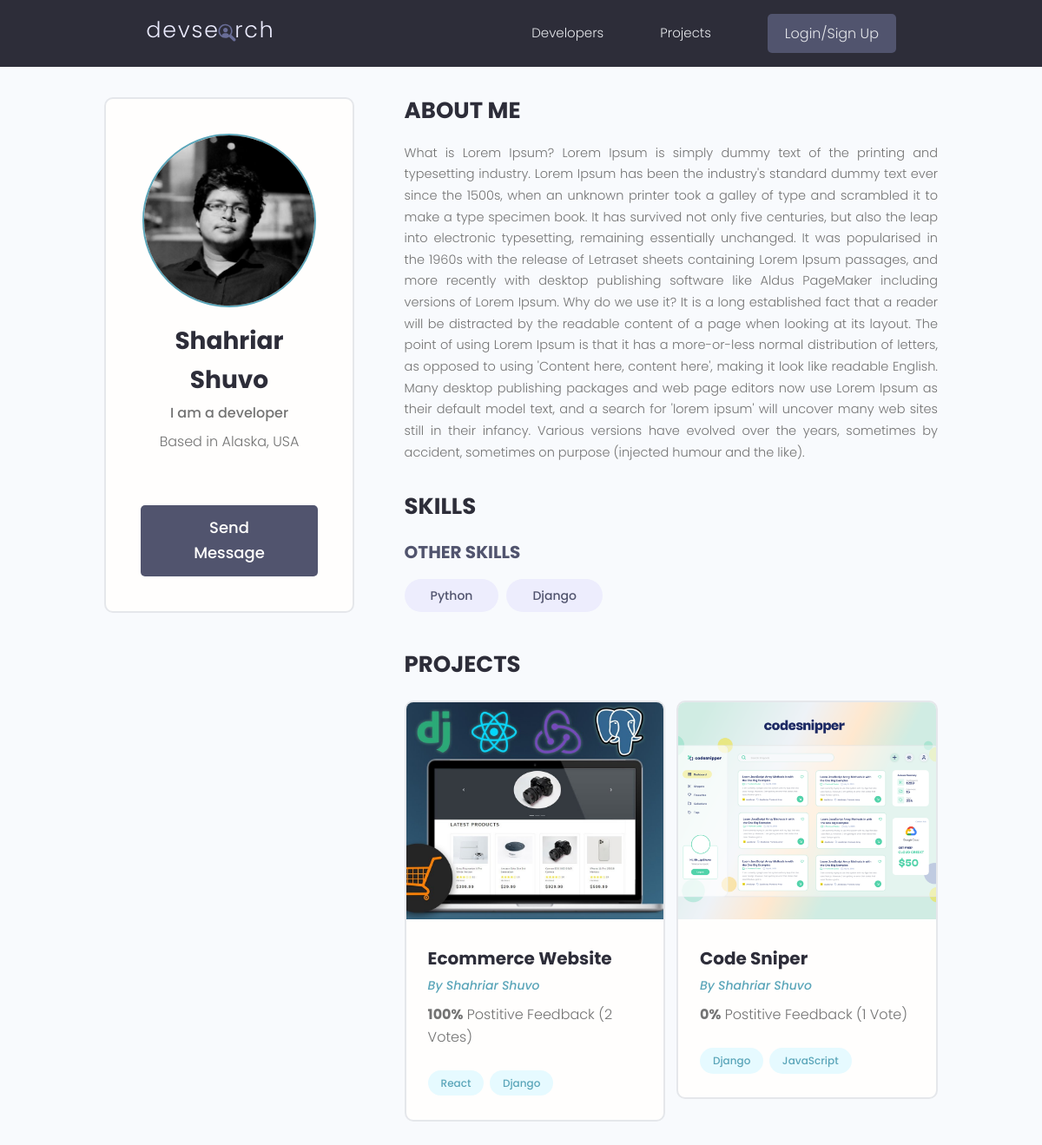
/profile/b8ca071c-c694-4010-a85d-4aa89cfddf22/, run on the app's committed database.
### users/models.py (models this page shows, shortened)
class Profile(models.Model):
    user = models.OneToOneField(
        User, on_delete=models.CASCADE, null=True, blank=True)
    name = models.CharField(max_length=200, blank=True, null=True)
    email = models.EmailField(max_length=500, blank=True, null=True)
    username = models.CharField(max_length=200, blank=True, null=True)
    location = models.CharField(max_length=200, blank=True, null=True)
    short_intro = models.CharField(max_length=200, blank=True, null=True)
    bio = models.TextField(blank=True, null=True)
    profile_image = models.ImageField(
        null=True, blank=True, upload_to='profiles/', default="profiles/user-default.png")
    social_github = models.CharField(max_length=200, blank=True, null=True)
    social_twitter = models.CharField(max_length=200, blank=True, null=True)
    social_linkedin = models.CharField(max_length=200, blank=True, null=True)
    social_youtube = models.CharField(max_length=200, blank=True, null=True)
    social_website = models.CharField(max_length=200, blank=True, null=True)
    created = models.DateTimeField(auto_now_add=True)
    id = models.UUIDField(default=uuid.uuid4, unique=True,
                          primary_key=True, editable=False)
    class Meta:
        ordering = ['created']
    @property
    def imageURL(self):
        try:
            url = self.profile_image.url
        except:
            url = ''
        return url

class Skill(models.Model):
    owner = models.ForeignKey(
        Profile, on_delete=models.CASCADE, null=True, blank=True)
    name = models.CharField(max_length=200, blank=True, null=True)
    description = models.TextField(null=True, blank=True)
    created = models.DateTimeField(auto_now_add=True)
    id = models.UUIDField(default=uuid.uuid4, unique=True,
                          primary_key=True, editable=False)
    def __str__(self):
        return str(self.name)

### projects/models.py (models this page shows, shortened)
class Project(models.Model):
    owner = models.ForeignKey(
        Profile, null=True, blank=True, on_delete=models.CASCADE)
    title = models.CharField(max_length=200)
    description = models.TextField(null=True, blank=True)
    featured_image = models.ImageField(
        null=True, blank=True, default="default.jpg")
    demo_link = models.CharField(max_length=2000, null=True, blank=True)
    source_link = models.CharField(max_length=2000, null=True, blank=True)
    tags = models.ManyToManyField('Tag', blank=True)
    vote_total = models.IntegerField(default=0, null=True, blank=True)
    vote_ratio = models.IntegerField(default=0, null=True, blank=True)
    created = models.DateTimeField(auto_now_add=True)
    id = models.UUIDField(default=uuid.uuid4, unique=True,
                          primary_key=True, editable=False)
    class Meta:
        ordering = ['-vote_ratio', '-vote_total', 'title']
    @property
    def imageURL(self):
        try:
            url = self.featured_image.url
        except:
            url = ''
        return url

class Tag(models.Model):
    name = models.CharField(max_length=200)
    created = models.DateTimeField(auto_now_add=True)
    id = models.UUIDField(default=uuid.uuid4, unique=True,
                          primary_key=True, editable=False)
    def __str__(self):
        return self.name

### users/views.py (the view)
# urls.py: path('profile/<str:pk>/', views.userProfile, name="user-profile"),
def userProfile(request, pk):
    profile = Profile.objects.get(id=pk)
    topSkills = profile.skill_set.exclude(description__exact="")
    otherSkills = profile.skill_set.filter(description="")
    context = {'profile': profile, 'topSkills': topSkills,
               "otherSkills": otherSkills}
    return render(request, 'users/user-profile.html', context)

### users/templates/users/user-profile.html (shortened to what this page needs)
{% extends 'main.html' %}
{% block content %}
<main class="profile my-md">
    <div class="container">
        <div class="layout">
            <div class="column column--1of3">
                <div class="card text-center">
                    <div class="card__body dev">
                        <img class="avatar avatar--xl" src="{{ profile.imageURL }}" />
                        <h2 class="dev__name">{{profile.name}}</h2>
                        <p class="dev__title">{{profile.short_intro}}</p>
                        <p class="dev__location">Based in {{profile.location}}</p>
                        {% if request.user.profile.id != profile.id %}
                        <a href="{% url 'create-message' profile.id %}" class="btn btn--sub btn--lg">Send Message </a>
                        {% endif %}
                    </div>
                </div>
            </div>
            <div class="column column--2of3">
                <div class="devInfo">
                    <h3 class="devInfo__title">About Me</h3>
                    <p class="devInfo__about">{{profile.bio}}</p>
                </div>
                <div class="devInfo">
                    <h3 class="devInfo__title">Skills</h3>
                    <div class="devInfo__skills">
                        <h3 class="devInfo__subtitle">Other Skills</h3>
                        <div class="devInfo__otherSkills">
                            {% for skill in otherSkills %}
                            <span class="tag tag--pill tag--sub tag--lg">
                                <small>{{skill}}</small>
                            </span>
                            {% endfor %}
                        </div>
                    </div>
                </div>
                <div class="devInfo">
                    <h3 class="devInfo__title">Projects</h3>
                    <div class="grid grid--two">
                        {% for project in profile.project_set.all %}
                        <div class="column">
                            <div class="card project">
                                <a href="{% url 'project' project.id %}" class="project">
                                    <img class="project__thumbnail" src="{{project.imageURL}}"
                                        alt="project thumbnail" />
                                    <div class="card__body">
                                        <h3 class="project__title">{{project.title}}</h3>
                                        <p><a class="project__author"
                                                href="{% url 'user-profile' project.owner.id %}">By
                                                {{project.owner.name}}</a>
                                        </p>
                                        <p class="project--rating">
                                            <span style="font-weight: bold;">{{project.vote_ratio}}%</span> Postitive
                                            Feedback ({{project.vote_total}} Vote{{project.vote_total|pluralize:"s"}})
                                        </p>
                                        <div class="project__tags">
                                            {% for tag in project.tags.all %}
                                            <span class="tag tag--pill tag--main">
                                                <small>{{tag}}</small>
                                            </span>
                                            {% endfor %}
                                        </div>
                                    </div>
                                </a>
                            </div>
                        </div>
                        {% endfor %}
                    </div>
                </div>
            </div>
        </div>
    </div>
</main>
{% endblock content %}

### static/styles/app.css (style rules this page uses)
:root { --color-sub: #2d2d39; }
.btn--sub { background-color: var(--color-sub-light); }
.card { border: 2px solid var(--color-light); }
img { width: 100%; }
.profile .card > .dev { padding: 4rem; }
.dev__name { color: var(--color-sub); font-size: 2.8rem; font-weight: 700; margin-top: 1rem; margin-bottom: 0.5rem; }
.dev__title { font-size: 1.6rem; font-weight: 500; line-height: 1.3; }
.dev__location { margin-top: 1rem; }
.devInfo { margin-bottom: 3rem; }
.devInfo__title, .devInfo__subtitle { font-size: 2.6rem; color: var(--color-sub); text-transform: uppercase; font-weight: 700; margin-bottom: 1.5rem; }
.devInfo__subtitle { font-size: 2rem; color: var(--color-sub-light); }
.devInfo__about, .devSkill__info { font-size: 1.45rem; line-height: 1.7; text-align: justify; }
.project__author { font-size: 1.4rem; font-style: italic; }
.project--rating { margin-bottom: 1.6em; margin-top: .5em; }
.project__thumbnail { height: 25rem; object-fit: cover; object-position: top center; }
.project__title { font-size: 2rem; font-weight: 700; color: var(--color-sub); }

### static/uikit/styles/modules/_variables.css (style rules this page uses)
:root { --color-main: #5aa5b9; --color-main-light: #e6faff; --color-sub: #3f4156; --color-sub-light: #51546e; --color-sub-lighter: #ededfd; --color-text: #737373; --color-gray: #8b8b8b; --color-light: #e5e7eb; --color-light-gray: #767676; --color-bg: #f8fafd; --color-white: #fffefd; --color-white-light: #f3f3f3; --color-success: #359e64; --color-success-bg: #def8e8; --color-error: #fc4b0b; --color-error-bg: #fff2ee; --font-base: 'Poppins', arial, helvetica, 'Segoe UI', roboto, ubuntu, sans-serif; --font-monospace: 'Fira Code', 'Courier New', courier, monospace; --font-regular: 300; --font-medium: 500; --font-bold: 700; --generic-shadow: 1px 1px 5px #00000010; --generic-transition: all 0.3s ease-in-out; }

### static/uikit/styles/modules/_base.css (style rules this page uses)
* { margin: 0; padding: 0; box-sizing: border-box; text-rendering: optimizeLegibility; color: inherit; font-size: inherit; }
html { font-size: 50%; }
@media only screen and (min-width: 480px) { html { font-size: 56.25%; } }
@media only screen and (min-width: 1200px) { html { font-size: 62.5%; } }
body { line-height: 1.6; font-weight: 400; font-size: 1.5rem; color: var(--color-text); background-color: var(--color-bg); min-height: 100vh; }

### static/uikit/styles/modules/_typography.css (style rules this page uses)
* { font-family: var(--font-base); }
h2 { font-size: 3.6rem; font-weight: var(--font-bold); }
h3 { font-size: 3.2rem; font-weight: var(--font-medium); }
p, span, strong { font-size: 1.6rem; color: var(--color-text); font-weight: var(--font-regular); }
a { padding-bottom: 2px; text-decoration: none; display: inline-block; color: var(--color-main); font-weight: var(--font-medium); }

### static/uikit/styles/modules/_utilities.css (style rules this page uses)
.container { width: 92%; max-width: 165rem; margin: 0 auto; box-sizing: border-box; }
@media screen and (min-width: 1000px) { .container { width: 90%; } }
@media screen and (min-width: 1200px) { .container { width: 80%; } }
.text-center { text-align: center; }
.my-md { margin: 3rem auto; }

### static/uikit/styles/modules/_avatar.css (style rules this page uses)
.avatar { border-radius: 50%; border: 2px solid var(--color-main); object-fit: cover; }
.avatar--xl { height: 20rem; width: 20rem; }

### static/uikit/styles/modules/_button.css (style rules this page uses)
.btn { display: inline-block; position: relative; cursor: pointer; background-color: var(--color-light); font-weight: var(--font-medium); color: var(--color-sub); text-decoration: none; padding: 1rem 2rem; border-radius: 0.5rem; border: none; width: -webkit-fit-content; width: -moz-fit-content; width: fit-content; height: -webkit-fit-content; height: -moz-fit-content; height: fit-content; font-size: 1.6rem; outline-width: 0; outline-color: transparent; -webkit-backface-visibility: hidden; backface-visibility: hidden; transition: all 0.3s ease-in-out; }
.btn--sub { background-color: var(--color-sub); color: var(--color-white); }
.btn--lg { font-size: 1.8rem; padding: 1.2rem 4.5rem; }

### static/uikit/styles/modules/_card.css (style rules this page uses)
.card { border-radius: 1rem; background-color: var(--color-white); border: 1.5px solid var(--color-light); width: auto; height: auto; margin-top: 0.5rem; margin-bottom: 0.5rem; overflow: hidden; }
.card__body, .card__header { padding: 2rem 2.5rem; }

### static/uikit/styles/modules/_grid.css (style rules this page uses)
.grid { display: flex; flex-wrap: wrap; justify-content: flex-start; align-items: stretch; }
.grid > .column { min-width: 28rem; margin-bottom: 2.5rem; }
.grid--two > .column { flex-basis: 100%; }
@media screen and (min-width: 800px) { .grid--two { margin-right: -2%; } }
@media screen and (min-width: 800px) { .grid--two > .column { margin-right: 2%; } }
@media screen and (min-width: 800px) { .grid--two > .column { flex-basis: 48%; } }

### data on the page
Profile: imageURL (picture), name "Shahriar Shuvo", short_intro "I am a developer", location "Alaska, USA", bio "What is Lorem Ipsum? Lorem Ipsum is simply dummy text of the printing and typesetting industry. Lorem Ipsum has been the industry's standard dummy text ever since the 1500s, when an unknown printer took a galley of type and scrambled it to make a type specimen book. It has survived not only five centuries, but also the leap into electronic typesetting, remaining essentially unchanged. It was popularised in the 1960s with the release of Letraset sheets containing Lorem Ipsum passages, and more recently with desktop publishing software like Aldus PageMaker including versions of Lorem Ipsum. Why do we use it? It is a long established fact that a reader will be distracted by the readable…"
Skill: name "Python"
Skill: name "Django"
Project: imageURL (picture), title "Ecommerce Website", owner.name "Shahriar Shuvo", vote_ratio "100", vote_total "2"
Tag: name "React"
Tag: name "Django"
Project: imageURL (picture), title "Code Sniper", owner.name "Shahriar Shuvo", vote_ratio "0", vote_total "1"
Tag: name "JavaScript"
